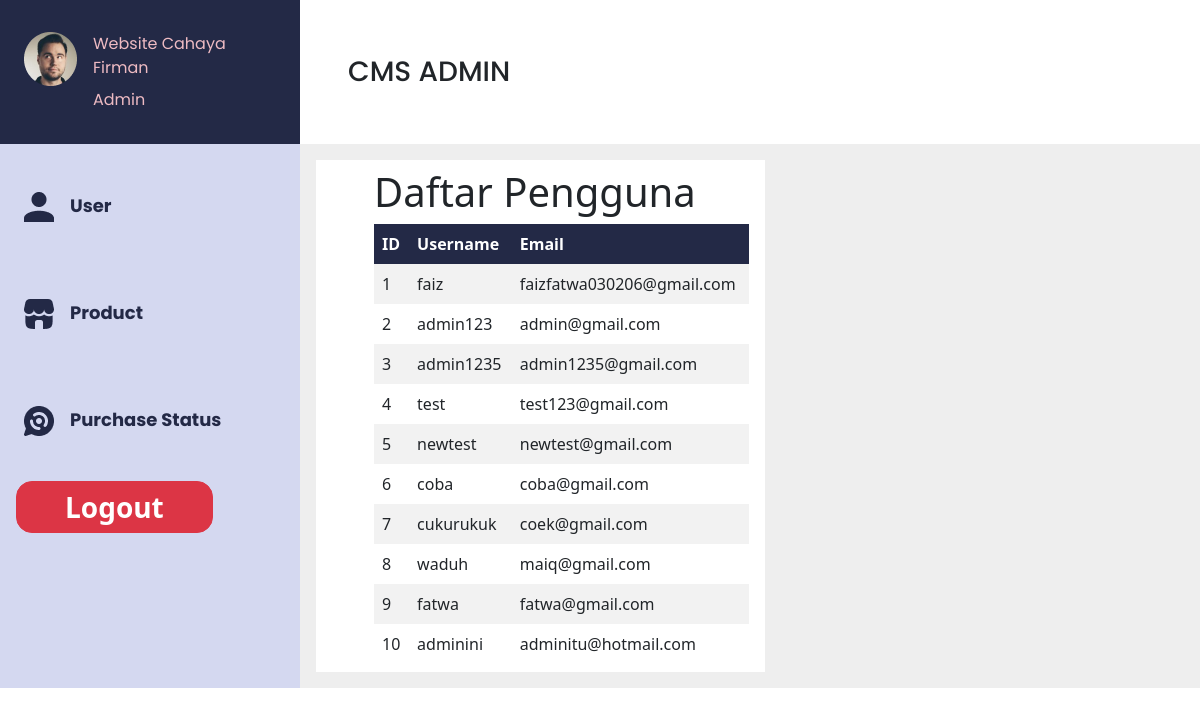
Page /admin_user (signed in) on the committed database.
### models/user.py (models this page shows, shortened)
class User(db.Model, UserMixin):
    id_user = db.Column(db.Integer, primary_key=True)
    username = db.Column(db.String(20), nullable=False, unique=True)
    email = db.Column(db.String(120), nullable=False, unique=True)
    password = db.Column(db.String(80), nullable=False)
    fullname = db.Column(db.String(60), nullable=True, unique=False)
    gender = db.Column(db.CHAR(1), nullable=True, unique=False)
    telephone = db.Column(db.Integer, nullable=True, unique=False)
    address = db.Column(db.String(60), nullable=True, unique=False)
    is_admin = db.Column(db.Boolean, default=False)

### app.py (the view)
@app.route("/admin_user")
@admin_required
def admin_user():
    users = User.query.all()
    return render_template("admin_user.html", users=users)

### app.py (called while the page is built)
def admin_required(func):
    @wraps(func)
    def decorated_view(*args, **kwargs):
        if not current_user.is_authenticated or not current_user.is_admin:
            flash("You need to log in as an admin to access this page.", "danger")
            return redirect(url_for('loginadmin'))
        return func(*args, **kwargs)
    return decorated_view

@login_manager.user_loader
def load_user(user_id):
    return User.query.get(int(user_id))

### templates/admin_user.html (shortened to what this page needs)
<!DOCTYPE html>
<html lang="en">
<head>
    <link rel="stylesheet" type="text/css" href="{{ url_for('static', filename='css/crud_admin.css') }}">
    <link href="https://cdn.jsdelivr.net/npm/bootstrap@5.3.2/dist/css/bootstrap.min.css" rel="stylesheet"
>
</head>
<body>
    <div class="d-flex bd-highlight">
        <div class="d-flex flex-column bd-highlight justify-content-center" style="flex: 0 0 25%;">
            <div class="py-4 px-3 d-flex flex-row bd-highlight" style="background-color: #232946;">
                <div class="p-2 bd-highlight"><img src="../static/asset/Ellipse 9.png"></div>
                <div class="p-1 bd-highlight">
                    <div class="d-flex flex-column bd-highlight">
                        <div class="p-1 bd-highlight">Website Cahaya Firman</div>
                        <div class="p-1 bd-highlight">Admin</div>
                    </div>
                </div>
            </div>
        </div>
        <div class="bd-highlight d-flex align-items-center ms-5 mt-3" style="flex: 0 0 70%;">
            <p class="fs-3" style="font-family: 'Poppins', sans-serif; font-weight: 500;">CMS ADMIN</p>
        </div>
    </div>
    <div class="d-flex bd-highlight">
        <div class="d-flex flex-column bd-highlight p-3" style="flex: 0 0 25%; background-color: #D4D8F0;">
            <div class="d-flex flex-row bd-highlight py-4">
                <div class="p-2 bd-highlight"><img src="../static/asset/Vector (3).png" alt=""></div>
                <div class="p-2 bd-highlight"> <a href="{{ url_for('admin_user') }}">
                        <p class="fw-bold">User</p>
                    </a></div>
            </div>
            <div class="d-flex flex-row bd-highlight py-4">
                <div class="p-2 bd-highlight"><img src="../static/asset/Vector (1).png" alt=""></div>
                <div class="p-2 bd-highlight"> <a href="{{ url_for('admin_crud') }}">
                        <p class="fw-bold">Product</p>
                    </a></div>
            </div>
            <div class="d-flex flex-row bd-highlight py-4">
                <div class="p-2 bd-highlight"><img src="../static/asset/Vector (2).png" alt=""></div>
                <div class="p-2 bd-highlight"> <a href="{{ url_for('admin_status') }}">
                        <p class="fw-bold">Purchase Status</p>
                    </a></div>
            </div>
            <form action="{{ url_for('logoutadmin') }}" method="POST">
                <button class="btn btn-danger fw-bold py-1 px-5 fs-3 rounded-4 mb-1"
                    type="submit">Logout</button>
            </form>
        </div>
        <div class="bd-highlight d-flex p-3" style="flex: 0 0 75%; background-color: #eeeeee;">
            <div class="d-flex flex-column bd-highlight" style="background-color: white;">
                <div class="p-2 bd-highlight me-3">
                    <h1>Daftar Pengguna</h1>
                    <table>
                        <tr>
                            <th>ID</th>
                            <th>Username</th>
                            <th>Email</th>
                        </tr>
                        {% for user in users %}
                        <tr>
                            <td>{{ user.id_user }}</td>
                            <td>{{ user.username }}</td>
                            <td>{{ user.email }}</td>
                        </tr>
                        {% endfor %}
                    </table>
                </div>
            </div>
        </div>
    </div>
</body>
</html>

### static/css/crud_admin.css (style rules this page uses)
* { padding: 0; margin: 0; }
h1 { margin-left: 50px; }
a { color: white; font-size: 15px; text-decoration: none; }
table { margin-left: 50px; border-collapse: collapse; width: 90%; }
th, td { border: 1px solid #dee2e6; padding: 8px; }
th { background-color: #232946; color: #fff; font-weight: bold; }
tr:nth-child(even) { background-color: #f2f2f2; }
tr:nth-child(odd) { background-color: #fff; }

### templates/admin_user.html (style rules this page uses)
.p-1.bd-highlight { font-family: 'Poppins', sans-serif; color: #EEBBC3; font-size: medium; }
p.fw-bold { font-family: 'Poppins', sans-serif; color: #232946; font-weight: bold; font-size: large; }
a { text-decoration: none; }

### rows in the picture
User: id_user "1", username "faiz", email "faizfatwa030206@gmail.com"
User: id_user "2", username "admin123", email "admin@gmail.com"
User: id_user "3", username "admin1235", email "admin1235@gmail.com"
User: id_user "4", username "test", email "test123@gmail.com"
User: id_user "5", username "newtest", email "newtest@gmail.com"
User: id_user "6", username "coba", email "coba@gmail.com"
User: id_user "7", username "cukurukuk", email "coek@gmail.com"
User: id_user "8", username "waduh", email "maiq@gmail.com"
User: id_user "9", username "fatwa", email "fatwa@gmail.com"
User: id_user "10", username "adminini", email "adminitu@hotmail.com"
